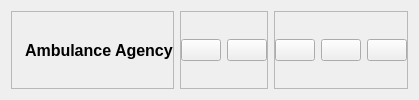
        <widget class="QWidget" name="HeaderContainer" native="true">
         <layout class="QHBoxLayout" name="horizontalLayout_5">
          <item alignment="Qt::AlignLeft">
           <widget class="QFrame" name="frame_5">
            <property name="frameShape">
             <enum>QFrame::StyledPanel</enum>
            </property>
            <property name="frameShadow">
             <enum>QFrame::Raised</enum>
            </property>
            <layout class="QHBoxLayout" name="horizontalLayout_7">
             <property name="leftMargin">
              <number>0</number>
             </property>
             <property name="topMargin">
              <number>0</number>
             </property>
             <property name="rightMargin">
              <number>0</number>
             </property>
             <property name="bottomMargin">
              <number>0</number>
             </property>
             <item>
              <widget class="QLabel" name="label_5">
               <property name="maximumSize">
                <size>
                 <width>30</width>
                 <height>30</height>
                </size>
               </property>
               <property name="text">
                <string/>
               </property>
               <property name="pixmap">
                <pixmap resource="rsc.qrc">:/rsc/img/ambulance_trans_white.png</pixmap>
               </property>
               <property name="scaledContents">
                <bool>true</bool>
               </property>
              </widget>
             </item>
             <item>
              <widget class="QLabel" name="label_6">
               <property name="font">
                <font>
                 <pointsize>12</pointsize>
                 <bold>true</bold>
                </font>
               </property>
               <property name="text">
                <string>Ambulance Agency</string>
               </property>
              </widget>
             </item>
            </layout>
           </widget>
          </item>
          <item alignment="Qt::AlignHCenter">
           <widget class="QFrame" name="frame_6">
            <property name="frameShape">
             <enum>QFrame::StyledPanel</enum>
            </property>
            <property name="frameShadow">
             <enum>QFrame::Raised</enum>
            </property>
            <layout class="QHBoxLayout" name="horizontalLayout_6">
             <property name="leftMargin">
              <number>0</number>
             </property>
             <property name="topMargin">
              <number>0</number>
             </property>
             <property name="rightMargin">
              <number>0</number>
             </property>
             <property name="bottomMargin">
              <number>0</number>
             </property>
             <item>
              <widget class="QPushButton" name="pushButton_6">
               <property name="toolTip">
                <string>More</string>
               </property>
               <property name="text">
                <string/>
               </property>
               <property name="icon">
                <iconset resource="rsc.qrc">
                 <normaloff>:/rsc/img/more-horizontal.svg</normaloff>:/rsc/img/more-horizontal.svg</iconset>
               </property>
               <property name="iconSize">
                <size>
                 <width>24</width>
                 <height>24</height>
                </size>
               </property>
              </widget>
             </item>
             <item>
              <widget class="QPushButton" name="pushButton_5">
               <property name="toolTip">
                <string>Profile</string>
               </property>
               <property name="text">
                <string/>
               </property>
               <property name="icon">
                <iconset resource="rsc.qrc">
                 <normaloff>:/rsc/img/user.svg</normaloff>:/rsc/img/user.svg</iconset>
               </property>
               <property name="iconSize">
                <size>
                 <width>24</width>
                 <height>24</height>
                </size>
               </property>
              </widget>
             </item>
            </layout>
           </widget>
          </item>
          <item alignment="Qt::AlignRight">
           <widget class="QFrame" name="frame_7">
            <property name="frameShape">
             <enum>QFrame::StyledPanel</enum>
            </property>
            <property name="frameShadow">
             <enum>QFrame::Raised</enum>
            </property>
            <layout class="QHBoxLayout" name="horizontalLayout_4">
             <property name="leftMargin">
              <number>0</number>
             </property>
             <property name="topMargin">
              <number>0</number>
             </property>
             <property name="rightMargin">
              <number>0</number>
             </property>
             <property name="bottomMargin">
              <number>0</number>
             </property>
             <item>
              <widget class="QPushButton" name="MinimizeBtn">
               <property name="toolTip">
                <string>Minimize</string>
               </property>
               <property name="text">
                <string/>
               </property>
               <property name="icon">
                <iconset resource="rsc.qrc">
                 <normaloff>:/rsc/img/minus.svg</normaloff>:/rsc/img/minus.svg</iconset>
               </property>
              </widget>
             </item>
             <item>
              <widget class="QPushButton" name="RestoreBtn">
               <property name="toolTip">
                <string>Restore Window</string>
               </property>
               <property name="text">
                <string/>
               </property>
               <property name="icon">
                <iconset resource="rsc.qrc">
                 <normaloff>:/rsc/img/square.svg</normaloff>:/rsc/img/square.svg</iconset>
               </property>
              </widget>
             </item>
             <item>
              <widget class="QPushButton" name="CloseBtn">
               <property name="toolTip">
                <string>Close Window</string>
               </property>
               <property name="text">
                <string/>
               </property>
               <property name="icon">
                <iconset resource="rsc.qrc">
                 <normaloff>:/rsc/img/x.svg</normaloff>:/rsc/img/x.svg</iconset>
               </property>
              </widget>
             </item>
            </layout>
           </widget>
          </item>
         </layout>
        </widget>
